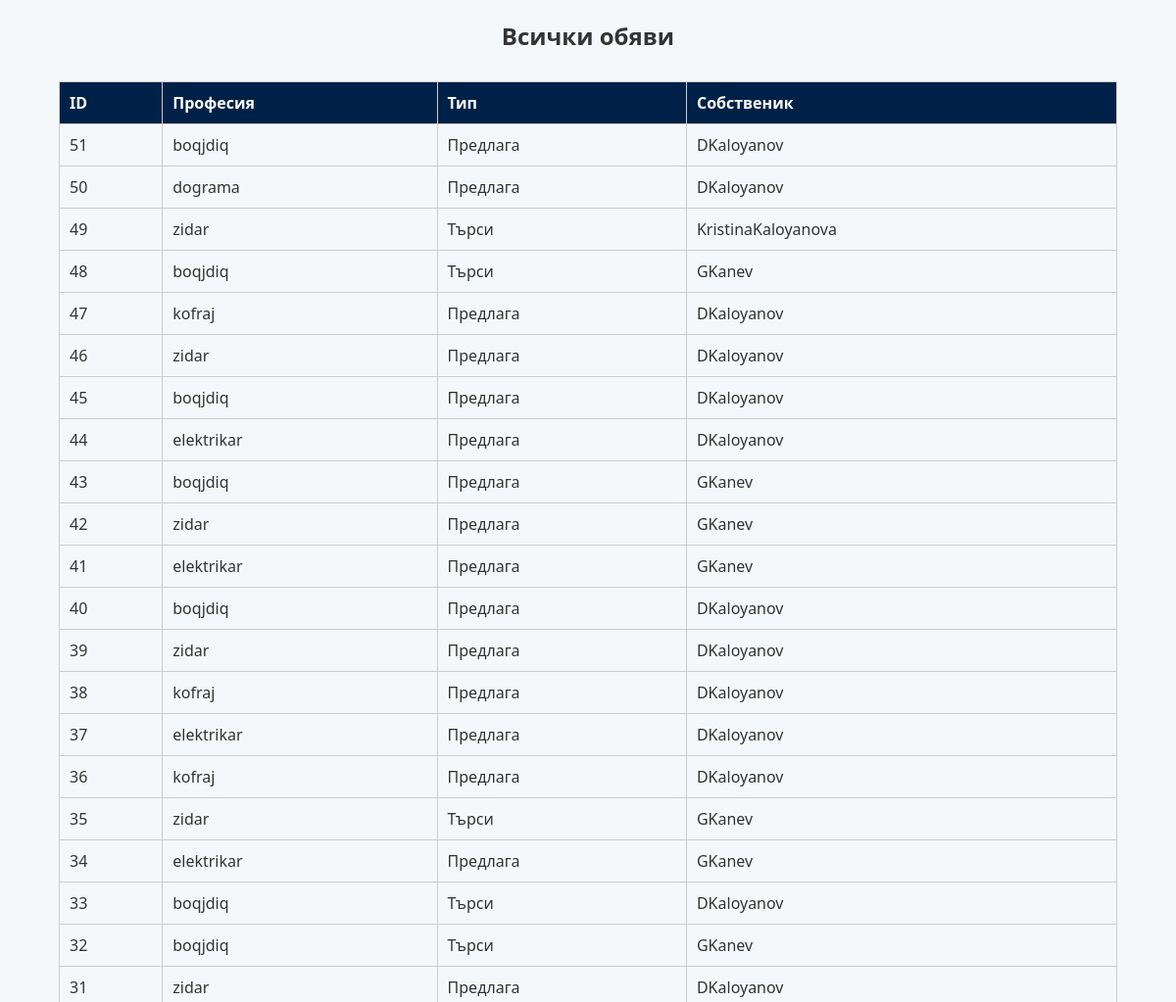
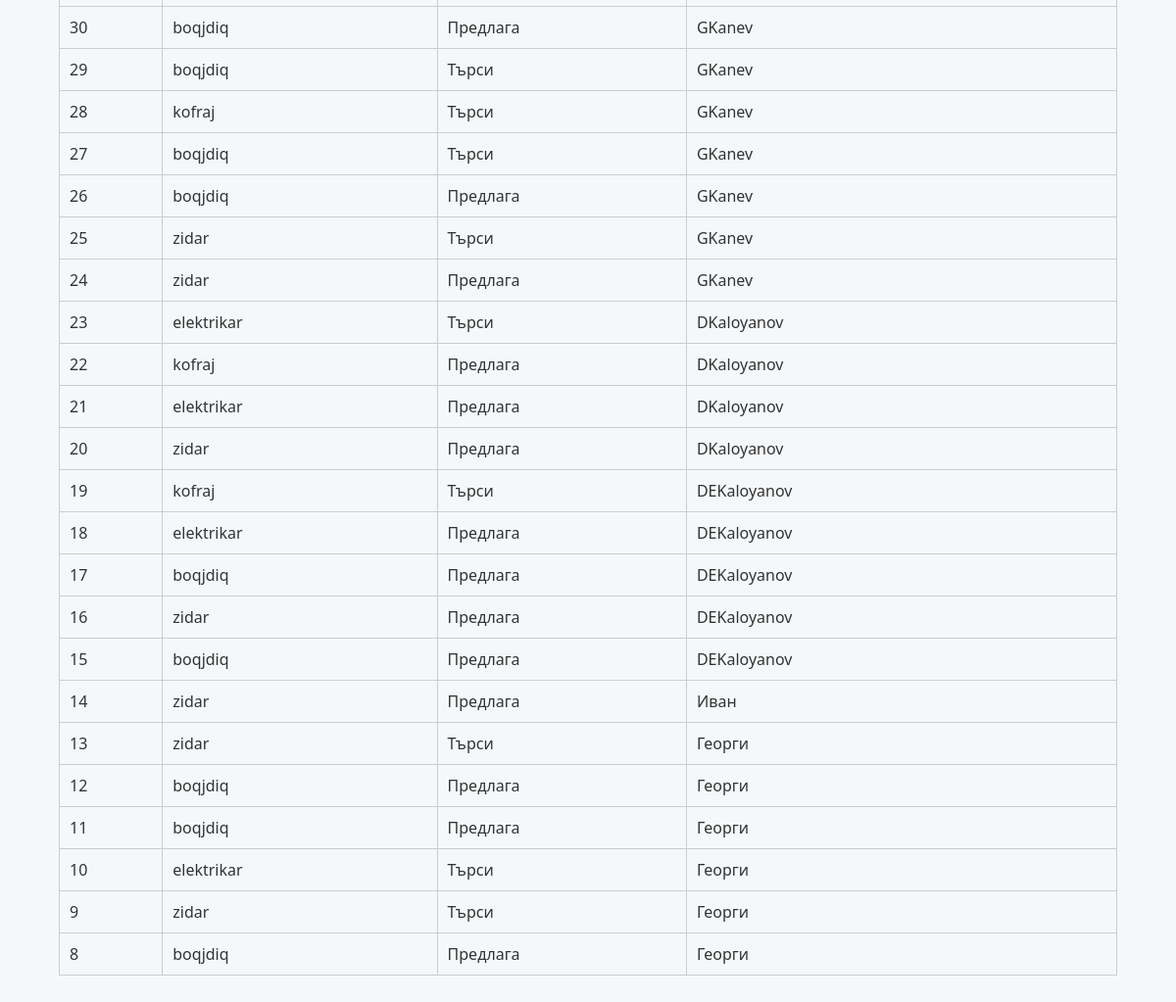
Page /php/admin/admin_jobs.php (signed in) on the committed database (2 pictures, top to bottom).
### tables this page shows
CREATE TABLE `jobs` (
  `id` int(11) NOT NULL,
  `user_id` int(11) NOT NULL,
  `job_type` enum('offer','seek') NOT NULL,
  `profession` varchar(50) NOT NULL,
  `location` varchar(100) DEFAULT NULL,
  `city` varchar(100) DEFAULT NULL,
  `price_per_square` decimal(10,2) DEFAULT NULL,
  `price_per_day` decimal(10,2) DEFAULT NULL,
  `work_status` enum('solo','team') DEFAULT NULL,
  `team_size` int(11) DEFAULT NULL,
  `age` int(11) DEFAULT NULL,
  `show_price_per_square` tinyint(1) DEFAULT 0,
  `show_price_per_day` tinyint(1) DEFAULT 0,
  `created_at` timestamp NOT NULL DEFAULT current_timestamp(),
  `team_members` text DEFAULT NULL,
  `images` text DEFAULT NULL,
  `description` text DEFAULT NULL
);

CREATE TABLE `users` (
  `id` int(11) NOT NULL,
  `username` varchar(50) NOT NULL,
  `ime` varchar(50) NOT NULL,
  `familiq` varchar(50) NOT NULL,
  `telefon` varchar(20) NOT NULL,
  `email` varchar(100) NOT NULL,
  `created_at` timestamp NOT NULL DEFAULT current_timestamp(),
  `password` varchar(255) NOT NULL,
  `city` varchar(100) DEFAULT NULL,
  `age` int(11) DEFAULT NULL,
  `city_visible` tinyint(1) DEFAULT 0,
  `age_visible` tinyint(1) DEFAULT 0,
  `show_phone` tinyint(1) DEFAULT 1,
  `show_email` tinyint(1) DEFAULT 1,
  `show_city` tinyint(1) DEFAULT 1,
  `show_age` tinyint(1) DEFAULT 1,
  `profile_image` varchar(255) DEFAULT NULL,
  `role` enum('user','admin') NOT NULL DEFAULT 'user'
);

### php/admin/admin_jobs.php (the view, shortened to what this page needs)
<?php
require 'db.php';
$jobs = $conn->query("SELECT j.id, j.profession, j.job_type, u.username
                      FROM jobs j
                      JOIN users u ON j.user_id = u.id
                      ORDER BY j.id DESC")->fetchAll(PDO::FETCH_ASSOC);
?>
<!DOCTYPE html>
<html lang="bg">
<head>
    <link rel="stylesheet" href="../css/style.css">
</head>
<body>
    <h2 style="text-align:center;">Всички обяви</h2>
    <table>
        <tr>
            <th>ID</th>
            <th>Професия</th>
            <th>Тип</th>
            <th>Собственик</th>
        </tr>
        <?php foreach ($jobs as $job): ?>
            <tr>
                <td><?= $job['id'] ?></td>
                <td><?= htmlspecialchars($job['profession']) ?></td>
                <td><?= $job['job_type'] === 'offer' ? 'Предлага' : 'Търси' ?></td>
                <td><?= htmlspecialchars($job['username']) ?></td>
            </tr>
        <?php endforeach; ?>
    </table>
</body>
</html>

### css/style.css (style rules this page uses)
body { font-family: 'Segoe UI', sans-serif; margin: 0; padding: 0; background-color: #f5f8fa; color: #333; }

### php/admin/admin_jobs.php (style rules this page uses)
table { width: 90%; margin: 30px auto; border-collapse: collapse; }
th, td { border: 1px solid #ccc; padding: 10px; text-align: left; }
th { background: #002147; color: white; }

### rows in the picture
jobs: id "51", profession "boqjdiq", job_type "Предлага", user.username "DKaloyanov"
jobs: id "50", profession "dograma", job_type "Предлага", user.username "DKaloyanov"
jobs: id "49", profession "zidar", job_type "Търси", user.username "KristinaKaloyanova"
jobs: id "48", profession "boqjdiq", job_type "Търси", user.username "GKanev"
jobs: id "47", profession "kofraj", job_type "Предлага", user.username "DKaloyanov"
jobs: id "46", profession "zidar", job_type "Предлага", user.username "DKaloyanov"
jobs: id "45", profession "boqjdiq", job_type "Предлага", user.username "DKaloyanov"
jobs: id "44", profession "elektrikar", job_type "Предлага", user.username "DKaloyanov"
jobs: id "43", profession "boqjdiq", job_type "Предлага", user.username "GKanev"
jobs: id "42", profession "zidar", job_type "Предлага", user.username "GKanev"
jobs: id "41", profession "elektrikar", job_type "Предлага", user.username "GKanev"
jobs: id "40", profession "boqjdiq", job_type "Предлага", user.username "DKaloyanov"
jobs: id "39", profession "zidar", job_type "Предлага", user.username "DKaloyanov"
jobs: id "38", profession "kofraj", job_type "Предлага", user.username "DKaloyanov"
jobs: id "37", profession "elektrikar", job_type "Предлага", user.username "DKaloyanov"
jobs: id "36", profession "kofraj", job_type "Предлага", user.username "DKaloyanov"
jobs: id "35", profession "zidar", job_type "Търси", user.username "GKanev"
jobs: id "34", profession "elektrikar", job_type "Предлага", user.username "GKanev"
jobs: id "33", profession "boqjdiq", job_type "Търси", user.username "DKaloyanov"
jobs: id "32", profession "boqjdiq", job_type "Търси", user.username "GKanev"
jobs: id "31", profession "zidar", job_type "Предлага", user.username "DKaloyanov"
jobs: id "30", profession "boqjdiq", job_type "Предлага", user.username "GKanev"
jobs: id "29", profession "boqjdiq", job_type "Търси", user.username "GKanev"
jobs: id "28", profession "kofraj", job_type "Търси", user.username "GKanev"
jobs: id "27", profession "boqjdiq", job_type "Търси", user.username "GKanev"
jobs: id "26", profession "boqjdiq", job_type "Предлага", user.username "GKanev"
jobs: id "25", profession "zidar", job_type "Търси", user.username "GKanev"
jobs: id "24", profession "zidar", job_type "Предлага", user.username "GKanev"
jobs: id "23", profession "elektrikar", job_type "Търси", user.username "DKaloyanov"
jobs: id "22", profession "kofraj", job_type "Предлага", user.username "DKaloyanov"
jobs: id "21", profession "elektrikar", job_type "Предлага", user.username "DKaloyanov"
jobs: id "20", profession "zidar", job_type "Предлага", user.username "DKaloyanov"
jobs: id "19", profession "kofraj", job_type "Търси", user.username "DEKaloyanov"
jobs: id "18", profession "elektrikar", job_type "Предлага", user.username "DEKaloyanov"
jobs: id "17", profession "boqjdiq", job_type "Предлага", user.username "DEKaloyanov"
jobs: id "16", profession "zidar", job_type "Предлага", user.username "DEKaloyanov"
jobs: id "15", profession "boqjdiq", job_type "Предлага", user.username "DEKaloyanov"
jobs: id "14", profession "zidar", job_type "Предлага", user.username "Иван"
jobs: id "13", profession "zidar", job_type "Търси", user.username "Георги"
jobs: id "12", profession "boqjdiq", job_type "Предлага", user.username "Георги"
jobs: id "11", profession "boqjdiq", job_type "Предлага", user.username "Георги"
jobs: id "10", profession "elektrikar", job_type "Търси", user.username "Георги"
jobs: id "9", profession "zidar", job_type "Търси", user.username "Георги"
jobs: id "8", profession "boqjdiq", job_type "Предлага", user.username "Георги"
